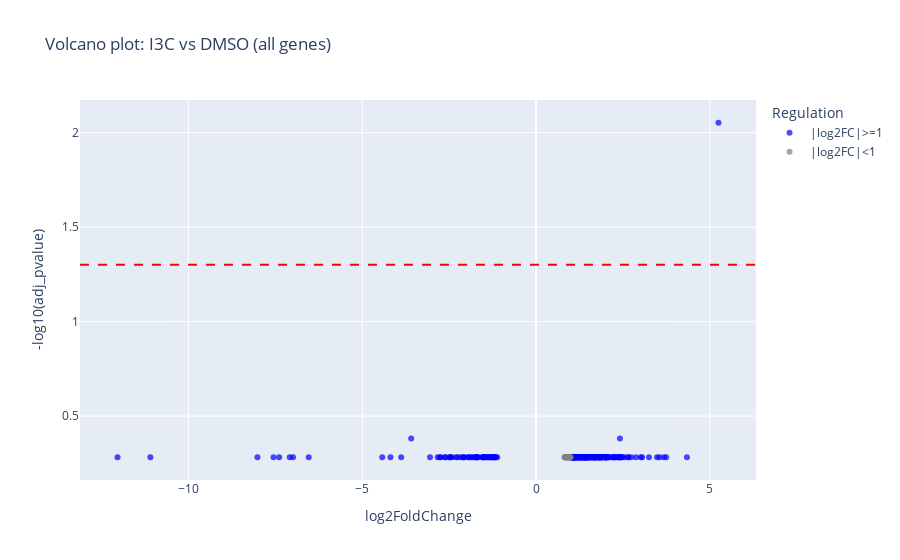

Notebook code for this chart:
### Code cell
plot_volcano(assistant)

### Figure 1 — Plotly figure (JSON) as saved in the notebook; plotly's stock layout.template omitted (floating-point values rounded to 4 significant figures; data arrays with more than 128 entries replaced by an {"elided": "..."} marker saying what was removed)
{"data": [{"hovertemplate": "<b>%{hovertext}</b><br><br>Regulation=|log2FC|>=1<br>log2FoldChange=%{x}<br>-log10(adj_pvalue)=%{y}<extra></extra>", "hovertext": {"elided": "274 float values"}, "legendgroup": "|log2FC|>=1", "marker": {"color": "blue", "opacity": 0.7, "size": 6, "symbol": "circle"}, "mode": "markers", "name": "|log2FC|>=1", "orientation": "v", "showlegend": true, "type": "scatter", "x": {"elided": "274 float values"}, "xaxis": "x", "y": {"elided": "274 float values"}, "yaxis": "y"}, {"hovertemplate": "<b>%{hovertext}</b><br><br>Regulation=|log2FC|<1<br>log2FoldChange=%{x}<br>-log10(adj_pvalue)=%{y}<extra></extra>", "hovertext": [1588.0, 1661.0, 2796.0, 2595.0, 2489.0, 433.0, 1163.0, 1658.0, 2499.0, 283.0, 443.0, 3434.0, 2203.0, 873.0, 1594.0, 815.0, 1918.0, 2924.0, 3019.0, 748.0, 1251.0, 3323.0, 1680.0, 1483.0, 353.0, 3060.0], "legendgroup": "|log2FC|<1", "marker": {"color": "grey", "opacity": 0.7, "size": 6, "symbol": "circle"}, "mode": "markers", "name": "|log2FC|<1", "orientation": "v", "showlegend": true, "type": "scatter", "x": [0.9487, 0.921, 0.9733, 0.9877, 0.8828, 0.9782, 0.9008, 0.9295, 0.8562, 0.905, 0.9245, 0.9912, 0.9257, 0.8765, 0.8257, 0.8692, 0.9653, 0.8223, 0.8362, 0.8937, 0.8313, 0.8803, 0.8927, 0.9602, 0.8567, 0.8465], "xaxis": "x", "y": [0.2822, 0.2822, 0.2822, 0.2822, 0.2822, 0.2822, 0.2822, 0.2822, 0.2822, 0.2822, 0.2822, 0.2822, 0.2822, 0.2822, 0.2822, 0.2822, 0.2822, 0.2822, 0.2822, 0.2822, 0.2822, 0.2822, 0.2822, 0.2822, 0.2822, 0.2822], "yaxis": "y"}], "layout": {"legend": {"title": {"text": "Regulation"}, "tracegroupgap": 0}, "shapes": [{"line": {"color": "red", "dash": "dash"}, "type": "line", "x0": 0, "x1": 1, "xref": "x domain", "y0": 1.301, "y1": 1.301, "yref": "y"}], "title": {"text": "Volcano plot: I3C vs DMSO (all genes)"}, "xaxis": {"anchor": "y", "domain": [0, 1], "title": {"text": "log2FoldChange"}}, "yaxis": {"anchor": "x", "domain": [0, 1], "title": {"text": "-log10(adj_pvalue)"}}}}
